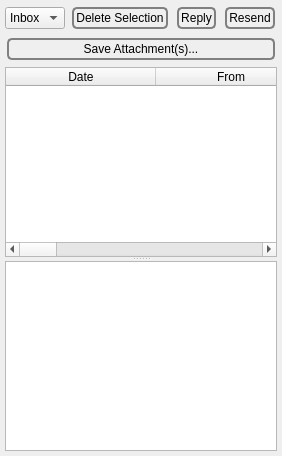
              <widget class="QWidget" name="tab_4">
               <attribute name="icon">
                <iconset>
                 <normaloff>:/nuvola/email.png</normaloff>:/nuvola/email.png</iconset>
               </attribute>
               <attribute name="title">
                <string>&amp;Read</string>
               </attribute>
               <layout class="QHBoxLayout" name="horizontalLayout">
                <property name="spacing">
                 <number>5</number>
                </property>
                <property name="leftMargin">
                 <number>5</number>
                </property>
                <property name="topMargin">
                 <number>5</number>
                </property>
                <property name="rightMargin">
                 <number>5</number>
                </property>
                <property name="bottomMargin">
                 <number>5</number>
                </property>
                <item>
                 <widget class="QSplitter" name="emailSplitter">
                  <property name="orientation">
                   <enum>Qt::Horizontal</enum>
                  </property>
                  <widget class="QWidget" name="verticalLayoutWidget_2">
                   <layout class="QVBoxLayout" name="verticalLayout_69">
                    <property name="spacing">
                     <number>5</number>
                    </property>
                    <item>
                     <layout class="QHBoxLayout" name="horizontalLayout_85">
                      <item>
                       <widget class="QComboBox" name="folder">
                        <property name="styleSheet">
                         <string notr="true">QPushButton {
 border: 2px solid gray;
 background-color: qlineargradient(x1: 0, y1: 0, x2: 0, y2: 1,
                                   stop: 0 #E0E0E0, stop: 1 #FFFFFF);
 border-radius: 5px;
 margin: 2px;
 padding: 2px;
 }


QPushButton:hover { 
background-color: qlineargradient(x1: 0, y1: 0, x2: 0, y2: 1,
                                   stop: 0 rgb(254,229,172), stop: 1 #FFFFFF);
background-position: top center; } 

QPushButton:pressed {
     background-color: darkgrey;
     border-style: inset;
 }</string>
                        </property>
                        <property name="sizeAdjustPolicy">
                         <enum>QComboBox::AdjustToContents</enum>
                        </property>
                        <property name="iconSize">
                         <size>
                          <width>40</width>
                          <height>40</height>
                         </size>
                        </property>
                        <item>
                         <property name="text">
                          <string>Inbox</string>
                         </property>
                         <property name="icon">
                          <iconset>
                           <normaloff>:/nuvola/inbox.png</normaloff>:/nuvola/inbox.png</iconset>
                         </property>
                        </item>
                        <item>
                         <property name="text">
                          <string>Sent</string>
                         </property>
                         <property name="icon">
                          <iconset>
                           <normaloff>:/nuvola/read.png</normaloff>:/nuvola/read.png</iconset>
                         </property>
                        </item>
                        <item>
                         <property name="text">
                          <string>Trash</string>
                         </property>
                         <property name="icon">
                          <iconset>
                           <normaloff>:/nuvola/full-trash.png</normaloff>:/nuvola/full-trash.png</iconset>
                         </property>
                        </item>
                       </widget>
                      </item>
                      <item>
                       <widget class="QPushButton" name="deleteEmail">
                        <property name="styleSheet">
                         <string notr="true">QPushButton {
 border: 2px solid gray;
 background-color: qlineargradient(x1: 0, y1: 0, x2: 0, y2: 1,
                                   stop: 0 #E0E0E0, stop: 1 #FFFFFF);
 border-radius: 5px;
 margin: 2px;
 padding: 2px;
 }


QPushButton:hover { 
background-color: qlineargradient(x1: 0, y1: 0, x2: 0, y2: 1,
                                   stop: 0 rgb(254,229,172), stop: 1 #FFFFFF);
background-position: top center; } 

QPushButton:pressed {
     background-color: darkgrey;
     border-style: inset;
 }</string>
                        </property>
                        <property name="text">
                         <string>Delete Selection</string>
                        </property>
                        <property name="icon">
                         <iconset>
                          <normaloff>:/nuvola/clear.png</normaloff>:/nuvola/clear.png</iconset>
                        </property>
                        <property name="iconSize">
                         <size>
                          <width>40</width>
                          <height>40</height>
                         </size>
                        </property>
                       </widget>
                      </item>
                      <item>
                       <widget class="QPushButton" name="reply">
                        <property name="styleSheet">
                         <string notr="true">QPushButton {
 border: 2px solid gray;
 background-color: qlineargradient(x1: 0, y1: 0, x2: 0, y2: 1,
                                   stop: 0 #E0E0E0, stop: 1 #FFFFFF);
 border-radius: 5px;
 margin: 2px;
 padding: 2px;
 }


QPushButton:hover { 
background-color: qlineargradient(x1: 0, y1: 0, x2: 0, y2: 1,
                                   stop: 0 rgb(254,229,172), stop: 1 #FFFFFF);
background-position: top center; } 

QPushButton:pressed {
     background-color: darkgrey;
     border-style: inset;
 }</string>
                        </property>
                        <property name="text">
                         <string>Reply</string>
                        </property>
                        <property name="icon">
                         <iconset>
                          <normaloff>:/nuvola/reply.png</normaloff>:/nuvola/reply.png</iconset>
                        </property>
                        <property name="iconSize">
                         <size>
                          <width>40</width>
                          <height>40</height>
                         </size>
                        </property>
                       </widget>
                      </item>
                      <item>
                       <widget class="QPushButton" name="resend">
                        <property name="styleSheet">
                         <string notr="true">QPushButton {
 border: 2px solid gray;
 background-color: qlineargradient(x1: 0, y1: 0, x2: 0, y2: 1,
                                   stop: 0 #E0E0E0, stop: 1 #FFFFFF);
 border-radius: 5px;
 margin: 2px;
 padding: 2px;
 }


QPushButton:hover { 
background-color: qlineargradient(x1: 0, y1: 0, x2: 0, y2: 1,
                                   stop: 0 rgb(254,229,172), stop: 1 #FFFFFF);
background-position: top center; } 

QPushButton:pressed {
     background-color: darkgrey;
     border-style: inset;
 }</string>
                        </property>
                        <property name="text">
                         <string>Resend</string>
                        </property>
                        <property name="icon">
                         <iconset>
                          <normaloff>:/nuvola/up.png</normaloff>:/nuvola/up.png</iconset>
                        </property>
                        <property name="iconSize">
                         <size>
                          <width>40</width>
                          <height>40</height>
                         </size>
                        </property>
                       </widget>
                      </item>
                     </layout>
                    </item>
                    <item>
                     <widget class="QPushButton" name="saveAttachment">
                      <property name="styleSheet">
                       <string notr="true">QPushButton {
 border: 2px solid gray;
 background-color: qlineargradient(x1: 0, y1: 0, x2: 0, y2: 1,
                                   stop: 0 #E0E0E0, stop: 1 #FFFFFF);
 border-radius: 5px;
 margin: 2px;
 padding: 2px;
 }


QPushButton:hover { 
background-color: qlineargradient(x1: 0, y1: 0, x2: 0, y2: 1,
                                   stop: 0 rgb(254,229,172), stop: 1 #FFFFFF);
background-position: top center; } 

QPushButton:pressed {
     background-color: darkgrey;
     border-style: inset;
 }</string>
                      </property>
                      <property name="text">
                       <string>Save Attachment(s)...</string>
                      </property>
                      <property name="icon">
                       <iconset>
                        <normaloff>:/generic/attach.png</normaloff>:/generic/attach.png</iconset>
                      </property>
                     </widget>
                    </item>
                    <item>
                     <widget class="QSplitter" name="readVerticalSplitter">
                      <property name="orientation">
                       <enum>Qt::Vertical</enum>
                      </property>
                      <widget class="QTableWidget" name="mail">
                       <property name="alternatingRowColors">
                        <bool>true</bool>
                       </property>
                       <property name="selectionMode">
                        <enum>QAbstractItemView::MultiSelection</enum>
                       </property>
                       <property name="selectionBehavior">
                        <enum>QAbstractItemView::SelectRows</enum>
                       </property>
                       <property name="horizontalScrollMode">
                        <enum>QAbstractItemView::ScrollPerPixel</enum>
                       </property>
                       <property name="sortingEnabled">
                        <bool>true</bool>
                       </property>
                       <attribute name="horizontalHeaderDefaultSectionSize">
                        <number>150</number>
                       </attribute>
                       <attribute name="horizontalHeaderStretchLastSection">
                        <bool>true</bool>
                       </attribute>
                       <column>
                        <property name="text">
                         <string>Date</string>
                        </property>
                       </column>
                       <column>
                        <property name="text">
                         <string>From</string>
                        </property>
                       </column>
                       <column>
                        <property name="text">
                         <string>Status</string>
                        </property>
                       </column>
                       <column>
                        <property name="text">
                         <string>Subject</string>
                        </property>
                       </column>
                       <column>
                        <property name="text">
                         <string>Attachment(s)</string>
                        </property>
                       </column>
                       <column>
                        <property name="text">
                         <string>goldbug</string>
                        </property>
                       </column>
                       <column>
                        <property name="text">
                         <string>message</string>
                        </property>
                       </column>
                       <column>
                        <property name="text">
                         <string>message_digest</string>
                        </property>
                       </column>
                       <column>
                        <property name="text">
                         <string>receiver_sender_hash</string>
                        </property>
                       </column>
                       <column>
                        <property name="text">
                         <string>hash</string>
                        </property>
                       </column>
                       <column>
                        <property name="text">
                         <string>signature</string>
                        </property>
                       </column>
                       <column>
                        <property name="text">
                         <string>OID</string>
                        </property>
                       </column>
                      </widget>
                      <widget class="QTextBrowser" name="mailMessage">
                       <property name="tabChangesFocus">
                        <bool>true</bool>
                       </property>
                       <property name="textInteractionFlags">
                        <set>Qt::LinksAccessibleByMouse|Qt::TextSelectableByKeyboard|Qt::TextSelectableByMouse</set>
                       </property>
                       <property name="openLinks">
                        <bool>false</bool>
                       </property>
                      </widget>
                     </widget>
                    </item>
                   </layout>
                  </widget>
                 </widget>
                </item>
               </layout>
              </widget>
